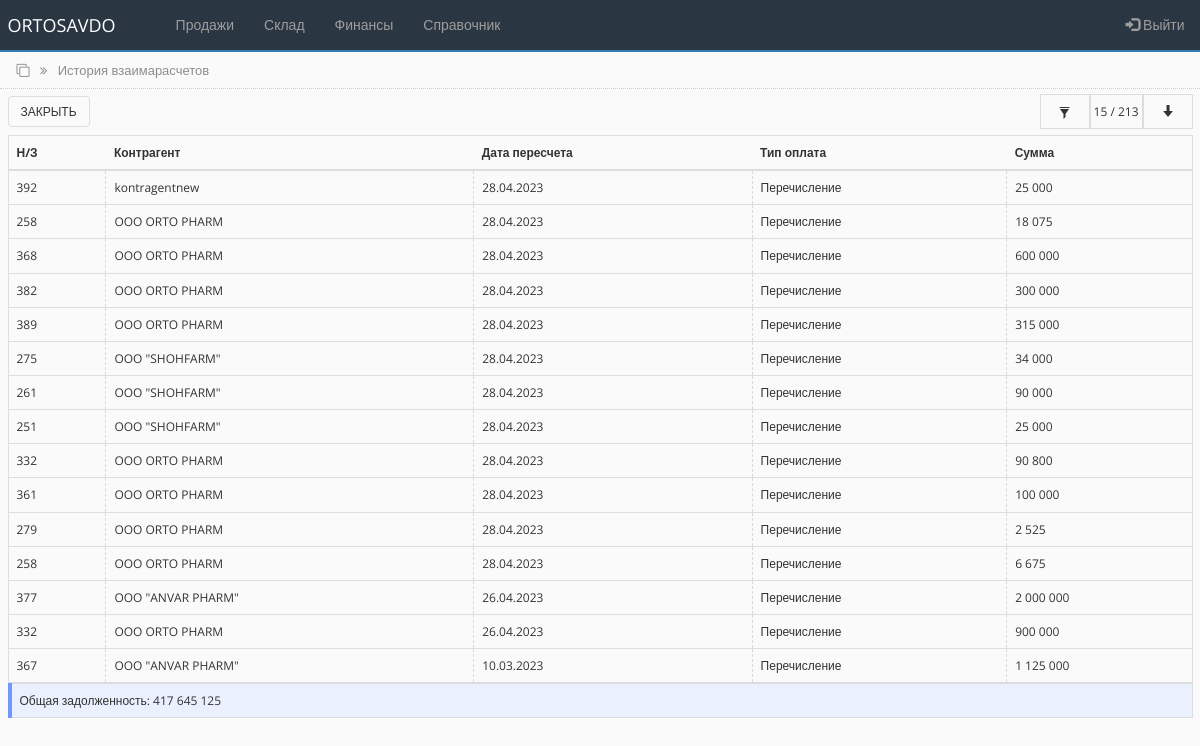
Screenshot of /booked_payment_list.php (signed in) with the database file from the repository.
### tables this page shows
CREATE TABLE `debts` (
  `id` int(50) NOT NULL,
  `id_counterpartie` int(11) NOT NULL,
  `order_id` int(50) DEFAULT NULL,
  `return_id` int(100) DEFAULT NULL,
  `debt` int(100) NOT NULL DEFAULT '0',
  `main_prepayment` int(11) NOT NULL DEFAULT '0',
  `prepayment` int(250) NOT NULL DEFAULT '0',
  `payment_type` varchar(50) NOT NULL DEFAULT 'Перечисление',
  `order_date` timestamp NOT NULL DEFAULT CURRENT_TIMESTAMP ON UPDATE CURRENT_TIMESTAMP,
  `sts` int(50) DEFAULT '0',
  `del` int(10) NOT NULL DEFAULT '0'
);

CREATE TABLE `counterparties_tbl` (
  `id` int(255) NOT NULL,
  `name` varchar(250) NOT NULL,
  `alternative_name` varchar(250) NOT NULL,
  `inn` varchar(255) NOT NULL,
  `nds` varchar(255) NOT NULL,
  `raschetny_schet` varchar(255) NOT NULL,
  `mfo` varchar(100) NOT NULL,
  `address` varchar(250) NOT NULL,
  `contact` varchar(250) NOT NULL,
  `director` varchar(250) NOT NULL,
  `accountant` varchar(250) NOT NULL,
  `sts` int(10) NOT NULL DEFAULT '1'
);

### bot_lib.php (called while the page is built, shortened)
<?php
function get_contractor($connect, $contractor_id){
	$query = "SELECT * FROM counterparties_tbl WHERE id='$contractor_id'";
	$result = mysqli_query($connect, $query);
	$contractor = mysqli_fetch_assoc($result);
	return $contractor;
}
?>

### booked_payment_list.php (the view, shortened to what this page needs)
<?php
include('settings.php');
include('bot_lib.php');
$limit = 15;
if (isset($_POST['id_contractor']) AND isset($_POST['from_date']) AND isset($_POST['to_date'])) {
   $id_cont = $_POST['id_contractor'];
   $fr_date = $_POST['from_date'];
   $to_date = $_POST['to_date'];
   $bg_sts = '#ebf0ff';
   $display_sts = 'none';
   $display_sts_filer_on = 'true';
    $query = "SELECT * FROM debts WHERE id_counterpartie = '$id_cont' AND prepayment > '0' AND order_date >= '$fr_date' AND order_date <= '$to_date' ORDER BY id DESC";
    $all_debt_query = "SELECT sum(prepayment) as all_debt, count(id) as allcount FROM debts WHERE id_counterpartie = '$id_cont' AND prepayment > '0' AND order_date >= '$fr_date' AND order_date <= '$to_date' ORDER BY id DESC";
}
else {
    $query = "SELECT * FROM debts WHERE prepayment > '0' ORDER BY id desc LIMIT 0,".$limit;
    $all_debt_query = "SELECT sum(prepayment) as all_debt, count(id) as allcount FROM debts WHERE prepayment > '0'";
}
$rs_result = mysqli_query ($connect, $query);
$all_debt_result = mysqli_query ($connect, $all_debt_query);
$all_debt_fetch = mysqli_fetch_array($all_debt_result);
$all_debt = $all_debt_fetch['all_debt'];
$all_count = $all_debt_fetch['allcount'];
?>
<!DOCTYPE html>
<html lang="ru">
<head>
    <link rel="stylesheet" href="https://maxcdn.bootstrapcdn.com/bootstrap/3.4.1/css/bootstrap.min.css">
    <link rel="stylesheet" href="https://cdnjs.cloudflare.com/ajax/libs/font-awesome/4.7.0/css/font-awesome.min.css">
    <link rel="stylesheet" href="css/bootstrap-grid.min.css">
    <link rel="stylesheet" href="https://cdnjs.cloudflare.com/ajax/libs/selectize.js/0.15.2/css/selectize.default.min.css" />
    <link rel="stylesheet" href="css/style.css">
</head>
<body>
<?php include 'partSite/nav.php'; ?>
<div class="page_name">
    <div class="container-fluid">
        <i class="fa fa-clone" aria-hidden="true"></i>
        <i class="fa fa-angle-double-right right_cus"></i>
        <span class="right_cus">История взаимарасчетов</span>
    </div>
</div>
<div class="toolbar">
        <div class="container-fluid">
           <div class="toolbar_wrapper">
                <div><a href="settlements_clients.php"> <button type="button" class="btn btn-custom">закрыть</button> </a></div>
                <div class="filter-container">
                    <div style="background-color:<?php echo $bg_sts;?>" class="filter-container-item first" data-toggle="modal" data-target="#filter">
                     <span class="glyphicon glyphicon-filter"></span>
                    </div>
                    <div style="display:<?php echo $display_sts;?>" class="filter-container-item">
                        <span><span id="row_c"><?php echo $limit; ?></span> / <?php echo $all_count; ?></span>
                    </div>
                    <div style="display:<?php echo $display_sts;?>" class="filter-container-item">
                        <div class="loadmore">
                            <button class="btn btn-outline-info" type="button" id="loadBtn" value="+10"><span class="glyphicon glyphicon-arrow-down"></span></button>
                        </div>
                    </div>
                </div>
           </div>
        </div>
</div>
<div class="all_table">
    <div class="container-fluid">
        <table class="table table-hover">
        <thead>
            <tr>
            <th scope="col">Н/З</th>
            <th scope="col">Контрагент</th>
            <th scope="col">Дата пересчета</th>
            <th scope="col">Тип оплата</th>
            <th scope="col">Сумма</th>
            </tr>
        </thead>
        <tbody class="postList">
            <?php
                while ($row = mysqli_fetch_array($rs_result)) {
            ?>
            <tr class="item">
                <td><?php echo $row["order_id"]; ?></td>
                <td><?php $user = get_contractor($connect, $row["id_counterpartie"]); echo $user["name"];?></td>
                <td><?php echo $date = date("d.m.Y", strtotime($row["order_date"])); ?></td>
                <td><?php echo $row["payment_type"]; ?></td>
                <td><?php echo number_format($row["prepayment"], 0, ',', ' '); ?></td>
            </tr>
            <?php
                };
            ?>
        </tbody>
        </table>
        <table class="table" style="background-color:#ebf0ff; border-left: 4px solid #7396ff;">
            <tr>
                <td >Общая задолженность: <?php echo number_format($all_debt, 0, ',', ' '); ?></td>
            </tr>
        </table>
    </div>
</div>
</body>
</html>

### css/style.css (style rules this page uses)
* { box-sizing: border-box; margin: 0; padding: 0; transition: all 0.01s; }
body { background-color: #FAFAFB; font-family: "Open Sans", sans-serif; font-size: 12px; }
.page_name { width: 100%; height: 37px; padding: 9px; margin-top: -20px; border-bottom: 1px dotted #CDCDCD; color: #8d8d8d; font-size: 13px; }
.right_cus { margin-left: 7px; }
.toolbar { width: 100%; height: 46px; margin: 0; padding: 5px 0; }
.toolbar .btn { text-transform: uppercase; font-size: 12px; }
.table { border-collapse: collapse; border: 1px solid #dddddd; margin-bottom: 0px; padding-top: 10px; }
table > tbody > tr > td { vertical-align: middle; border-left: 0.00001px dashed #d9d9d9; height: 80%; }
.toolbar_wrapper { width: 100%; display: flex; justify-content: space-between; align-items: center; }
.filter-container { min-height: 35px; display: grid; grid-template-columns: auto auto auto; align-items: center; justify-content: end; background-color: #fafafb; }
.filter-container .first { cursor: pointer; }
.filter-container-item { display: flex; align-items: center; justify-content: center; min-width: 50px; height: 100%; padding: 0 3px; border: 1px solid #dddddd; }
.filter-container-item button { width: 100%; background-color: #fafafb; outline: none !important; }
.btn-custom { border: 1px solid #dddddd; background-color: #fafafb; font-size: 11px; margin: 2px 0px; color: #333333; }

### rows the page displays
debts: order "392", counterparties_tbl.name "kontragentnew", order_date "28.04.2023", payment_type "Перечисление", prepayment "25 000"
debts: order "258", counterparties_tbl.name "OOO ORTO PHARM", order_date "28.04.2023", payment_type "Перечисление", prepayment "18 075"
debts: order "368", counterparties_tbl.name "OOO ORTO PHARM", order_date "28.04.2023", payment_type "Перечисление", prepayment "600 000"
debts: order "382", counterparties_tbl.name "OOO ORTO PHARM", order_date "28.04.2023", payment_type "Перечисление", prepayment "300 000"
debts: order "389", counterparties_tbl.name "OOO ORTO PHARM", order_date "28.04.2023", payment_type "Перечисление", prepayment "315 000"
debts: order "275", counterparties_tbl.name "OOO \"SHOHFARM\"", order_date "28.04.2023", payment_type "Перечисление", prepayment "34 000"
debts: order "261", counterparties_tbl.name "OOO \"SHOHFARM\"", order_date "28.04.2023", payment_type "Перечисление", prepayment "90 000"
debts: order "251", counterparties_tbl.name "OOO \"SHOHFARM\"", order_date "28.04.2023", payment_type "Перечисление", prepayment "25 000"
debts: order "332", counterparties_tbl.name "OOO ORTO PHARM", order_date "28.04.2023", payment_type "Перечисление", prepayment "90 800"
debts: order "361", counterparties_tbl.name "OOO ORTO PHARM", order_date "28.04.2023", payment_type "Перечисление", prepayment "100 000"
debts: order "279", counterparties_tbl.name "OOO ORTO PHARM", order_date "28.04.2023", payment_type "Перечисление", prepayment "2 525"
debts: order "258", counterparties_tbl.name "OOO ORTO PHARM", order_date "28.04.2023", payment_type "Перечисление", prepayment "6 675"
debts: order "377", counterparties_tbl.name "OOO \"ANVAR PHARM\"", order_date "26.04.2023", payment_type "Перечисление", prepayment "2 000 000"
debts: order "332", counterparties_tbl.name "OOO ORTO PHARM", order_date "26.04.2023", payment_type "Перечисление", prepayment "900 000"
debts: order "367", counterparties_tbl.name "OOO \"ANVAR PHARM\"", order_date "10.03.2023", payment_type "Перечисление", prepayment "1 125 000"

### other values shown
$limit "15"
$all_count "213"
$all_debt "417 645 125"
